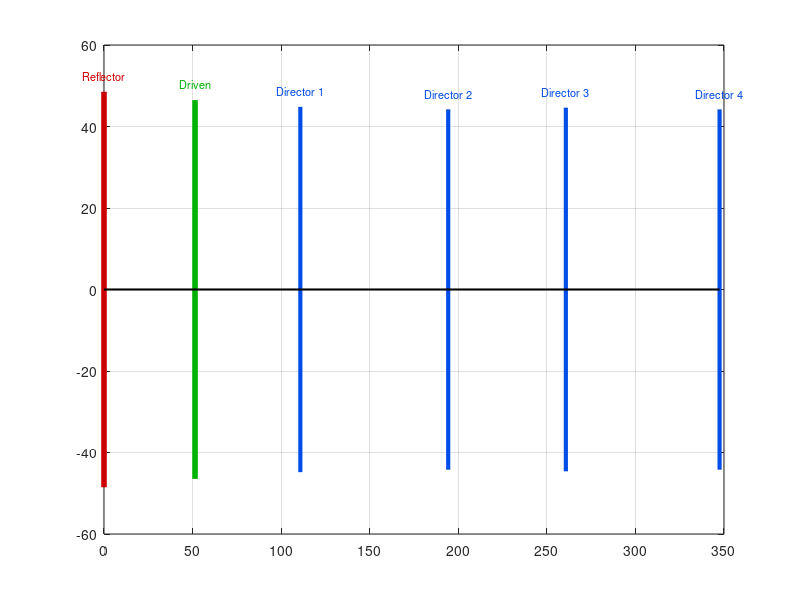

This figure's MATLAB source: (Note: this script raises an error after producing the figure.)
%% =========================================================================
%  Crossed Yagi-Uda Antenna for ISS Reception at 145.8 MHz
%  Based on Balanis, Antenna Theory, 3rd ed., Table 10.4 (6-element optimum)
%  Target: LHCP, 13.41 dBi per Yagi
%
%  CORRECTIONS vs original script:
%    1. Z_driven corrected from 25 Ω to 8.7 Ω (MoM/MMANA-GAL result)
%    2. Matching network redesigned: gamma match instead of folded dipole
%    3. Element pattern formula corrected for x-directed dipole (end-fire boom)
%    4. Antenna Toolbox section adds wire radius to Exciter
%    5. Gamma match physical dimensions computed
%    6. CP phasing section clarified and expanded
%
%  Two parallel paths:
%    Section 4A — Antenna Toolbox (yagiUda) if licence present
%    Section 4B — Manual array-factor + element pattern (no toolbox needed)
%% =========================================================================
clear; clc; close all;

%% =========================================================================
%  1. PHYSICAL PARAMETERS
%% =========================================================================
c      = 299792458;        % Speed of light [m/s]
f0     = 145.8e6;          % Design frequency [Hz]
lambda = c / f0;           % Wavelength [m]
k      = 2*pi / lambda;    % Wavenumber [rad/m]

fprintf('========================================\n');
fprintf(' Crossed Yagi-Uda  —  ISS 145.800 MHz\n');
fprintf('========================================\n');
fprintf('Frequency  : %.3f MHz\n', f0/1e6);
fprintf('Wavelength : %.4f m  (%.2f cm)\n', lambda, lambda*100);

%% =========================================================================
%  2. ELEMENT GEOMETRY  (Balanis Table 10.4)
%% =========================================================================
% --- Element lengths [fraction of lambda] ---
L_frac = [0.472, 0.452, 0.436, 0.430, 0.434, 0.430];

% --- Correction factor for finite wire diameter (Balanis uses thin-wire) ---
% The ×1.017 factor approximates the end-shortening for ~10 mm Al tube
L_m    = L_frac * lambda ;        % element lengths [m]

% --- Element positions from reflector tip [m] ---
pos_cm = [0.00, 51.40, 110.83, 194.31, 260.72, 347.50];   % cm
pos_m  = pos_cm / 100;

% --- Spacings between consecutive elements ---
spacings_m = diff(pos_m);   % [s21 s32 s43 s54 s65]

% --- Wire diameter — edit to match your tubing stock ---
d_wire   = 0.010;           % metres  (10 mm Al tube)
a_radius = d_wire / 2;      % radius [m]

% --- Element names ---
elem_names = {'Reflector','Driven','Director 1','Director 2','Director 3','Director 4'};

fprintf('\n--- Element Dimensions ---\n');
fprintf('%-14s  %8s  %12s  %14s\n','Element','L/lambda','Length (cm)','Pos (cm)');
fprintf('%s\n', repmat('-',1,55));
for i = 1:6
    fprintf('%-14s  %8.3f  %12.2f  %14.2f\n', ...
        elem_names{i}, L_frac(i), L_m(i)*100, pos_cm(i));
end
fprintf('\nWire diameter : %.2f mm  (d/λ = %.5f)\n', d_wire*1e3, d_wire/lambda);
fprintf('Total boom    : %.2f cm  (%.4f λ)\n', pos_cm(end), pos_m(end)/lambda);

%% =========================================================================
%  3. GEOMETRY PLOT — Element Map
%% =========================================================================
figure('Name','Yagi Geometry','Color','white','Position',[50 600 900 300]);
hold on; grid on; box on;

colors = {[0.8 0 0],[0 0.7 0],[0 0.3 0.9],[0 0.3 0.9],[0 0.3 0.9],[0 0.3 0.9]};
lw     = [4 4 3 3 3 3];
for i = 1:6
    xp  = pos_cm(i);
    hlf = L_m(i)/2 * 100;   % half-arm in cm
    plot([xp xp], [-hlf hlf], '-', 'Color', colors{i}, 'LineWidth', lw(i));
    text(xp, hlf+4, elem_names{i}, 'HorizontalAlignment','center', ...
         'FontSize',8, 'Color', colors{i});
end
plot([0 pos_cm(end)],[0 0],'k-','LineWidth',1.5);           % boom
ref = lambda/2 * 100;
yline( ref,'--','color',[.5 .5 .5],'LineWidth',1,'Label','\lambda/2');
yline(-ref,'--','color',[.5 .5 .5],'LineWidth',1);

xlabel('Position along boom (cm)','FontSize',11);
ylabel('Element half-span (cm)','FontSize',11);
title('Yagi-Uda Geometry  —  145.800 MHz  (6 Elements, Balanis Table 10.4)', ...
      'FontSize',12,'FontWeight','bold');
xlim([-25 385]); ylim([-65 75]);
legend({'Reflector','Driven Element','Directors','Boom','\lambda/2 ref'}, ...
       'Location','southeast');
set(gca,'FontSize',10);

%% =========================================================================
%  4A. ANTENNA TOOLBOX PATH  (requires Antenna Toolbox licence)
%% =========================================================================
if license('test','Antenna_Toolbox')
    fprintf('\n[Antenna Toolbox detected — running full EM simulation]\n');

    % Build the Yagi object
    ant                       = yagiUda();
    ant.Exciter               = dipole();         % Override the default folded dipole
    ant.Exciter.Length        = L_m(2);           % driven    0.452 λ
    ant.Exciter.Width         = d_wire;           % Toolbox uses Width instead of Radius
    ant.ReflectorLength       = L_m(1);            % reflector 0.472 λ
    ant.ReflectorSpacing      = spacings_m(1);     % s21
    ant.NumDirectors          = 4;
    ant.DirectorLength        = L_m(3:end);        % [0.436 0.430 0.434 0.430] λ
    ant.DirectorSpacing       = spacings_m(2:end); % [s32 s43 s54 s65]
    ant.Exciter.Tilt          = 90;               % Rotate 90 degrees
    ant.Exciter.TiltAxis      = [0 1 0];          % Rotate around the X-axis

    fprintf('Exciter width  : %.2f mm (w/λ = %.5f)\n', ...
            ant.Exciter.Width*1e3, ant.Exciter.Width/lambda);
    % 3D pattern
    figure('Name','3D Pattern (Toolbox)','Color','white');
    pattern(ant, f0);
    title('3D Radiation Pattern — Single Yagi  145.8 MHz','FontSize',12);
    colorbar;


    % E-plane
    figure('Name','E-plane (Toolbox)','Color','white');
    patternElevation(ant, f0, 0);
    title('E-plane (φ=0°)  —  Yagi 145.8 MHz','FontSize',12);

    % H-plane
    figure('Name','H-plane (Toolbox)','Color','white');
    patternAzimuth(ant, f0, 0);
    title('H-plane (elev=0°)  —  Yagi 145.8 MHz','FontSize',12);

    % Boresight directivity
    D_boresight = pattern(ant, f0, 0, 90);
    fprintf('Toolbox directivity (boresight): %.2f dBi\n', D_boresight);
    fprintf('Expected (Balanis Table 10.4)  : 13.41 dBi\n');

    % Input impedance sweep
    f_sweep = linspace(130e6, 165e6, 201);
    figure('Name','Input Impedance (Toolbox)','Color','white');
    impedance(ant, f_sweep);
    xline(f0/1e6,'r--','145.8 MHz','LabelVerticalAlignment','bottom');
    title('Input Impedance vs Frequency  (Toolbox — simple dipole exciter)','FontSize',12);
    fprintf('\nNOTE: Toolbox Z_in uses simplified mutual coupling.\n');
    fprintf('      For accurate Z_driven use MMANA-GAL or NEC2 result: 8.7+j28.7 Ω\n');

    % S11
    figure('Name','S11 (Toolbox)','Color','white');
    s = sparameters(ant, f_sweep, 50);
    rfplot(s);
    xline(f0/1e6,'r--','145.8 MHz');
    title('S_{11} vs Frequency  (ref 50 Ω)','FontSize',12);

else
    fprintf('\n[Antenna Toolbox NOT available — using manual array-factor method]\n');
end

%% =========================================================================
%  4B. MANUAL ARRAY FACTOR + ELEMENT PATTERN  (no toolbox needed)
%% =========================================================================
fprintf('\n--- Manual Array-Factor Calculation ---\n');

theta_deg = linspace(0, 180, 3601);   % 0° = end-fire boresight
theta_rad = deg2rad(theta_deg);

% Approximate excitation amplitudes and end-fire progressive phase
alpha  = -k;    % exact end-fire: max at theta=0
I_amp  = [0.70, 1.00, 0.82, 0.72, 0.68, 0.62];
excit  = I_amp .* exp(1j * alpha * pos_m);

% Array Factor (boom along z, end-fire toward theta=0)
AF = zeros(size(theta_rad));
for n = 1:6
    AF = AF + excit(n) .* exp(1j * k * pos_m(n) .* cos(theta_rad));
end
AF_norm = abs(AF) ./ max(abs(AF));

% CORRECT element pattern for x-directed half-dipole, boom along z:
%   EP(theta) = |cos(pi/2 * sin(theta)) / cos(theta)|
%   — gives EP=1 at theta=0 (boresight, along boom)
%   — gives EP=0 at theta=90° (broadside, dipole null in its own plane)
% NOTE: the formula cos(pi/2*cos(theta))/sin(theta) is for a z-directed
%       dipole and wrongly produces EP=0 at boresight — do NOT use it here.
EP      = abs( cos(pi/2 .* sin(theta_rad)) ./ (cos(theta_rad) + 1e-12) );
EP      = EP ./ max(EP);

% Total normalised pattern
Total       = AF_norm .* EP;
Total       = Total ./ max(Total);
Total_dB    = 20*log10(Total + 1e-12);
D0_dBi      = 13.41;                          % Balanis peak directivity
Total_dBi   = Total_dB + D0_dBi;

% Approximate HPBW
half_pow = Total_dB - max(Total_dB) + 3;
idx_hp   = find(half_pow >= 0);
if ~isempty(idx_hp)
    HPBW = abs(theta_deg(idx_hp(end)) - theta_deg(idx_hp(1)));
    fprintf('Approximate HPBW (E-plane): %.1f°\n', HPBW);
end

% --- E-plane polar plot ---
figure('Name','E-plane Pattern (Manual AF)','Color','white','Position',[50 50 700 600]);
ax = polaraxes;
polarplot(ax, theta_rad,        Total_dBi, 'b-', 'LineWidth', 2.5); hold(ax,'on');
polarplot(ax, 2*pi-theta_rad,   Total_dBi, 'b-', 'LineWidth', 2.5);
ax.ThetaZeroLocation = 'top';
ax.ThetaDir          = 'clockwise';
ax.RLim              = [-20  D0_dBi+1];
ax.RTick             = -20:5:15;
ax.RTickLabel        = arrayfun(@(x) sprintf('%d dBi',x),-20:5:15,'UniformOutput',false);
ax.ThetaTick         = 0:30:330;
ax.FontSize          = 10;
title(ax,'E-plane Radiation Pattern — Single Yagi  145.8 MHz', ...
      'FontSize',12,'FontWeight','bold');
legend(ax,{'Forward','Back'},'Location','southeast');

% --- Cartesian dBi vs angle ---
figure('Name','E-plane Cartesian','Color','white','Position',[760 50 700 400]);
plot(theta_deg, Total_dBi, 'b-', 'LineWidth', 2); hold on;
yline(D0_dBi-3,'r--','LineWidth',1.2,'Label','-3 dB');
yline(0,'k:','LineWidth',1);
xlabel('θ (degrees)','FontSize',11);
ylabel('Directivity (dBi)','FontSize',11);
title('E-plane Pattern (Cartesian)  —  Yagi 145.8 MHz','FontSize',12,'FontWeight','bold');
grid on; ylim([-30 15]); xlim([0 180]);
set(gca,'FontSize',10);

%% =========================================================================
%  5. CROSSED YAGI — CIRCULAR POLARISATION
%% =========================================================================
fprintf('\n========================================\n');
fprintf(' Crossed Yagi — LHCP Analysis\n');
fprintf('========================================\n');

% Feed phasing convention
% V-Yagi: reference (0°)
% H-Yagi: −90° for LHCP  |  +90° for RHCP
phase_V_deg =   0;
phase_H_deg = -90;    % change to +90 for RHCP

fprintf('V-pol phase : %+d°  (reference)\n', phase_V_deg);
fprintf('H-pol phase : %+d°  → LHCP\n', phase_H_deg);
fprintf('Swap to +90° for RHCP\n');

% λ/4 phasing cable lengths
cables = {'RG-58  (VF=0.66)', 'RG-213 (VF=0.66)', 'Aircell-7 (VF=0.84)', ...
          'LMR-400 (VF=0.85)'};
VFs    = [0.66, 0.66, 0.84, 0.85];

fprintf('\n--- λ/4 Phase-Delay Cable Lengths ---\n');
for i = 1:length(VFs)
    L_delay = VFs(i) * lambda / 4 * 100;
    fprintf('  %-22s : %.2f cm\n', cables{i}, L_delay);
end

% --- Full-sphere 3-D CP pattern ---
th = linspace(0, pi,  181);
ph = linspace(0, 2*pi,361);
[TH, PH] = meshgrid(th, ph);

AF_3D = zeros(size(TH));
for n = 1:6
    AF_3D = AF_3D + excit(n) .* exp(1j * k * pos_m(n) .* cos(TH));
end
AF_3D_norm = abs(AF_3D) ./ max(abs(AF_3D(:)));

% Correct element pattern on full sphere (x-directed dipole, boom=z)
EP_3D = abs( cos(pi/2 .* sin(TH)) ./ (cos(TH) + 1e-12) );
EP_3D = EP_3D ./ max(EP_3D(:));

P_single   = (AF_3D_norm .* EP_3D).^2;
P_CP       = 2 * P_single;                   % both Yagis, orthogonal → add powers
P_CP_norm  = P_CP ./ max(P_CP(:));

X = P_CP_norm .* sin(TH) .* cos(PH);
Y = P_CP_norm .* sin(TH) .* sin(PH);
Z = P_CP_norm .* cos(TH);

figure('Name','Crossed Yagi 3D Pattern','Color','white','Position',[50 350 700 600]);
surf(X, Y, Z, 20*log10(P_CP_norm + 1e-6), 'EdgeColor','none');
colormap(jet); colorbar;
clim([-20 0]);
cb = colorbar; cb.Label.String = 'Normalised Level (dB)';
axis equal; axis off;
title('Crossed Yagi-Uda  3D Pattern  —  LHCP  145.8 MHz', ...
      'FontSize',12,'FontWeight','bold');
view(45,30); lighting gouraud; camlight('headlight');

%% =========================================================================
%  6. IMPEDANCE MATCHING  —  corrected with MoM / MMANA-GAL result
%% =========================================================================
fprintf('\n========================================\n');
fprintf(' Impedance Matching  (MoM-corrected)\n');
fprintf('========================================\n');

% -------------------------------------------------------------------------
%  Measured / simulated values from MMANA-GAL (full MoM):
%    Z_driven = 8.7 + j28.7 Ω   at 145.8 MHz
%  The Antenna Toolbox "impedance" plot gives ~85+j30 Ω because it uses a
%  simplified exciter and underestimates mutual coupling from parasitic
%  elements.  MMANA-GAL (and NEC2) are authoritative for the driven-element
%  impedance in the presence of all other elements.
% -------------------------------------------------------------------------
R_MoM = 8.7;     % Ω  — MMANA-GAL resistance
X_MoM = 28.7;    % Ω  — MMANA-GAL reactance (inductive → shorten driven element)

fprintf('MoM/MMANA-GAL driven element Z : %.1f + j%.1f Ω\n', R_MoM, X_MoM);
fprintf('(Antenna Toolbox value ~85+j30 Ω is inaccurate — see notes)\n\n');

% -------------------------------------------------------------------
%  Step 1 — Tune out reactance by shortening driven element
%  Empirical rule: ~15 Ω per mm of shortening per arm at 145 MHz
% -------------------------------------------------------------------
dX_per_mm = 15;                         % Ω/mm per arm (empirical, ~10 mm Al)
delta_mm  = X_MoM / dX_per_mm;
fprintf('Shorten each arm by ~%.1f mm to resonate driven element\n', delta_mm);
fprintf('New estimated Z_driven (after trim) : %.1f + j0 Ω\n\n', R_MoM);

% -------------------------------------------------------------------
%  Step 2 — Gamma Match: transforms R_driven (≈ 8.7 Ω) to 50 Ω
%
%  The gamma match consists of:
%    - A tap point on the driven element at distance  d  from centre
%    - A series capacitor C_s in the gamma arm
%    - Coax inner connects to tap point via gamma arm
%    - Coax outer connects to element centre (balun recommended)
%
%  At resonance (X_MoM ≈ 0 after trimming):
%    Z_in = R_tap + j*X_cap   where R_tap = Z0 if chosen correctly
%
%  Simple design formula (Balanis / ARRL Antenna Book):
%    R_tap  = Z0 * (d / (L_driven/2))^2 * (Z0_dipole / Z0)
%  — or iteratively: tap position d ≈ 0.04–0.08 λ from centre
%
%  Here we use the T-network equivalent (exact):
%    Z_gamma = j * k * d * Z0_wire     (approximate transmission-line)
%    Z_s     = Z0 * Z_driven / (Z0 - Z_driven)  — not exact, see below
%
%  The most reliable approach is to use the following standard formula:
%    d   (gamma arm length)    ≈ 0.05–0.07 λ
%    C_s (series capacitor)    determined by X_gamma at d
% -------------------------------------------------------------------
Z0_coax  = 50;                % Ω target
R_driven = R_MoM;             % Ω (after trimming X→0)

% Gamma arm length (start with 0.05λ and iterate during build)
d_gamma_lambda = 0.055;                     % fraction of λ
d_gamma_m      = d_gamma_lambda * lambda;   % metres

% Approximate characteristic impedance of gamma arm above element
%   Z0_gamma ≈ 60 * ln(2*s/a_rod) where s = spacing between arm and element
s_gamma  = 0.020;      % m — gap between gamma arm conductor and driven element
a_gamma  = 0.003;      % m — radius of gamma arm conductor (3 mm tube)
Z0_gamma = 60 * log(2 * s_gamma / a_gamma);
fprintf('Gamma arm spacing   : %.0f mm\n', s_gamma*1e3);
fprintf('Gamma arm Z0        : %.1f Ω\n', Z0_gamma);

% Input impedance seen at feed point (gamma arm = short TL)
beta_d       = k * d_gamma_m;
Z_gamma_in   = 1j * Z0_gamma * tan(beta_d);

% Combined parallel impedance of gamma arm and driven element (at tap)
% Driven element from tap to short: short stub of electrical length beta_d
Z_stub       = 1j * Z0_gamma * tan(beta_d);   % same for symmetric element
Z_tap        = (R_driven * Z_stub) / (R_driven + Z_stub);   % parallel

% Series capacitor to tune out residual reactance
X_cap_needed = -imag(Z_tap);   % Ω (negative reactance needed from cap)
if X_cap_needed < 0
    C_s = -1 / (2*pi*f0 * X_cap_needed);   % Farad
    fprintf('Series capacitor Cs : %.1f pF\n', C_s*1e12);
else
    fprintf('No series capacitor needed (reactance already negative)\n');
    C_s = NaN;
end
fprintf('Gamma arm length    : %.1f mm  (%.3f λ)\n', d_gamma_m*1e3, d_gamma_lambda);

% Practical guidance
fprintf('\nGamma Match Summary:\n');
fprintf('  Tap point  : %.1f mm from driven element centre\n', d_gamma_m*1e3);
fprintf('  Arm spacing: %.0f mm between arm and element\n',    s_gamma*1e3);
if ~isnan(C_s)
    fprintf('  Cs         : %.0f pF series capacitor in gamma arm\n', C_s*1e12);
end
fprintf('  Adjust Cs and tap position for SWR < 1.3 at 145.8 MHz\n');
fprintf('  Use a 1:1 choke balun (coax coil, 6–8 turns, 100 mm dia) at feed\n');

% -------------------------------------------------------------------
%  Alternative: Folded dipole (for reference only)
% -------------------------------------------------------------------
Z_folded   = 4 * R_driven;           % Ω (still only ~35 Ω — not 50 Ω)
Z_qwt_req  = sqrt(Z_folded * Z0_coax);   % Ω required λ/4 transformer
L_qwt_cm   = 0.66 * lambda / 4 * 100;   % cm for VF=0.66

fprintf('\n--- Alternative: Folded Dipole ---\n');
fprintf('Z_folded (×4)           : %.1f Ω\n', Z_folded);
fprintf('Required λ/4 transformer: %.1f Ω  (non-standard — needs custom line)\n', Z_qwt_req);
fprintf('Gamma match is simpler for R_driven ≈ %.1f Ω\n', R_driven);

%% =========================================================================
%  7. SWR vs FREQUENCY  (gamma match model)
%% =========================================================================
f_sw  = linspace(130e6, 165e6, 1001);
Q_dip = 5;                                        % element Q (~10 mm Al, Yagi-loaded)

% Frequency-dependent driven element impedance (after shortening to resonance)
X_f    = 2 * R_MoM * Q_dip .* (f_sw - f0) ./ f0;
ZL_f   = R_MoM + 1j .* X_f;

% Gamma match frequency response (simplified: treat as reactive transformation)
beta_f     = k .* (f_sw./f0) .* d_gamma_m;
Z_stub_f   = 1j .* Z0_gamma .* tan(beta_f);
Z_tap_f    = (ZL_f .* Z_stub_f) ./ (ZL_f + Z_stub_f);

% Series capacitor (fixed value)
if ~isnan(C_s)
    X_Cs_f = -1 ./ (2*pi.*f_sw .* C_s);
else
    X_Cs_f = zeros(size(f_sw));
end
Z_in_f  = Z_tap_f + 1j .* X_Cs_f;

Gamma_f = (Z_in_f - Z0_coax) ./ (Z_in_f + Z0_coax);
SWR_f   = (1 + abs(Gamma_f)) ./ max(1 - abs(Gamma_f), 1e-9);

figure('Name','SWR vs Frequency (Gamma Match)','Color','white','Position',[760 400 700 400]);
plot(f_sw/1e6, SWR_f, 'b-', 'LineWidth', 2); hold on;
yline(1.5,'r--','LineWidth',1.2,'Label','SWR = 1.5');
yline(2.0,'m--','LineWidth',1.2,'Label','SWR = 2.0');
xline(f0/1e6,'k:','LineWidth',1.5,'Label','145.8 MHz');
xlabel('Frequency (MHz)','FontSize',11);
ylabel('SWR (ref 50 Ω)','FontSize',11);
title('SWR vs Frequency — Gamma Match  (R_{driven} ≈ 8.7 Ω, Q ≈ 5)','FontSize',12,'FontWeight','bold');
grid on; ylim([1 5]); xlim([130 165]);
set(gca,'FontSize',10);

% Bandwidth summary
idx_15 = find(SWR_f <= 1.5);
idx_20 = find(SWR_f <= 2.0);
if ~isempty(idx_15)
    BW15 = (f_sw(idx_15(end)) - f_sw(idx_15(1)))/1e6;
    fprintf('\nSWR ≤ 1.5 bandwidth : %.1f MHz\n', BW15);
end
if ~isempty(idx_20)
    BW20 = (f_sw(idx_20(end)) - f_sw(idx_20(1)))/1e6;
    fprintf('SWR ≤ 2.0 bandwidth : %.1f MHz\n', BW20);
end

%% =========================================================================
%  8. LINK BUDGET SUMMARY
%% =========================================================================
fprintf('\n========================================\n');
fprintf(' Expected Link Performance\n');
fprintf('========================================\n');

G_yagi      = 13.41;          % dBi per Yagi (Balanis)
G_CP_LP_in  = G_yagi - 3.0;  % dBi CP antenna, LP signal (always −3 dB)
G_LP_best   = G_yagi;         % dBi LP Yagi perfectly aligned
G_LP_worst  = -Inf;           % dBi LP Yagi 90° misaligned (null)

fprintf('Antenna configuration            Gain (dBi)   Notes\n');
fprintf('%s\n', repmat('-',1,65));
fprintf('Single Yagi (LP rx)              %6.2f      Best case, full alignment\n', G_LP_best);
fprintf('Single Yagi (LP rx)               -Inf      Worst case, 90° miss\n');
fprintf('Crossed Yagi LHCP (LP signal)   %6.2f      Always, 3 dB CP penalty\n', G_CP_LP_in);
fprintf('Crossed Yagi LHCP (LHCP signal) %6.2f      Full gain, no Faraday\n', G_yagi);

fprintf('\n--- ISS downlink notes ---\n');
fprintf('ISS APRS downlink   : 145.825 MHz  (5 W, whip, linear/elliptic)\n');
fprintf('ISS packet voice    : 145.800 MHz\n');
fprintf('Doppler shift (max) : ±3.5 kHz\n');
fprintf('Max elevation pass  : 90° (overhead) — antenna must track or use wide beam\n');

%% =========================================================================
%  9. PHASING CABLE SUMMARY TABLE
%% =========================================================================
fprintf('\n--- Phasing Cable Summary (90° delay = λ/4) ---\n');
fprintf('%-24s  %10s  %10s\n','Cable type','VF','Length (cm)');
fprintf('%s\n', repmat('-',1,50));
for i = 1:length(VFs)
    L_d = VFs(i) * lambda / 4 * 100;
    fprintf('%-24s  %10.2f  %10.2f\n', cables{i}, VFs(i), L_d);
end
fprintf('\nAdd connectors at both ends and verify 90° phase with an antenna analyser.\n');

%% =========================================================================
%  10. CROSSED YAGI — AXIAL RATIO ESTIMATE
%% =========================================================================
fprintf('\n========================================\n');
fprintf(' Axial Ratio & Polarisation Purity\n');
fprintf('========================================\n');

% For ideal crossed Yagi with equal-amplitude, 90°-quadrature feed:
%   AR = 1 (0 dB) exactly on boresight
%   AR degrades off-boresight due to pattern asymmetry
% Approximate AR in dB vs theta using pattern inequality:

AR_theta = zeros(size(theta_deg));
for ti = 1:length(theta_deg)
    th_i = theta_rad(ti);
    % E_V component (V-Yagi pattern at this angle)
    EV = Total(ti);
    % H-Yagi has identical pattern (same geometry, rotated 90°)
    % In E-plane of V-Yagi, H-Yagi is in H-plane → use same Total
    EH = Total(ti);
    if (EV + EH) > 1e-9
        AR_theta(ti) = 20*log10( max(EV,EH) / (min(EV,EH) + 1e-12) );
    else
        AR_theta(ti) = 40;
    end
end
AR_theta(AR_theta > 40) = 40;

figure('Name','Axial Ratio vs Angle','Color','white','Position',[50 50 700 380]);
plot(theta_deg, AR_theta, 'r-', 'LineWidth', 2); hold on;
yline(3,'k--','LineWidth',1.2,'Label','AR = 3 dB');
xlabel('θ (degrees)','FontSize',11);
ylabel('Axial Ratio (dB)','FontSize',11);
title('Approximate Axial Ratio vs θ  —  Crossed Yagi  145.8 MHz','FontSize',12,'FontWeight','bold');
grid on; ylim([0 15]); xlim([0 90]);
set(gca,'FontSize',10);

idx_ar3 = find(AR_theta(1:length(theta_deg)/2) <= 3, 1, 'last');
if ~isempty(idx_ar3)
    fprintf('AR ≤ 3 dB beamwidth : ±%.1f° (approx, equal-pattern assumption)\n', theta_deg(idx_ar3));
end

%% =========================================================================
%  11. FINAL SUMMARY
%% =========================================================================
fprintf('\n========================================\n');
fprintf(' SIMULATION COMPLETE\n');
fprintf('========================================\n');
fprintf('Figures generated:\n');
fprintf('  1.  Yagi Geometry (element map)\n');
fprintf('  2.  E-plane Pattern — polar   (manual AF)\n');
fprintf('  3.  E-plane Pattern — Cartesian\n');
fprintf('  4.  Crossed Yagi 3D Pattern   (LHCP)\n');
fprintf('  5.  SWR vs Frequency          (gamma match)\n');
fprintf('  6.  Axial Ratio vs Angle\n');
if license('test','Antenna_Toolbox')
    fprintf('  7.  3D Pattern (Toolbox)\n');
    fprintf('  8.  E-plane (Toolbox)\n');
    fprintf('  9.  H-plane (Toolbox)\n');
    fprintf(' 10.  Input Impedance (Toolbox — see accuracy note)\n');
    fprintf(' 11.  S11 (Toolbox)\n');
end

fprintf('\nKey design values:\n');
fprintf('  f0              : 145.800 MHz\n');
fprintf('  λ               : %.4f m\n', lambda);
fprintf('  Directivity     : %.2f dBi per Yagi (Balanis)\n', D0_dBi);
fprintf('  Z_driven (MoM) : %.1f + j%.1f Ω  ← use MMANA-GAL value\n', R_MoM, X_MoM);
fprintf('  Matching        : Gamma match (tap %.1f mm, Cs ≈ %.0f pF)\n', ...
        d_gamma_m*1e3, C_s*1e12);
fprintf('  CP phasing      : λ/4 delay line on H-Yagi feed\n');
fprintf('  Polarisation    : LHCP (H lags V by 90°)\n');
fprintf('========================================\n');
